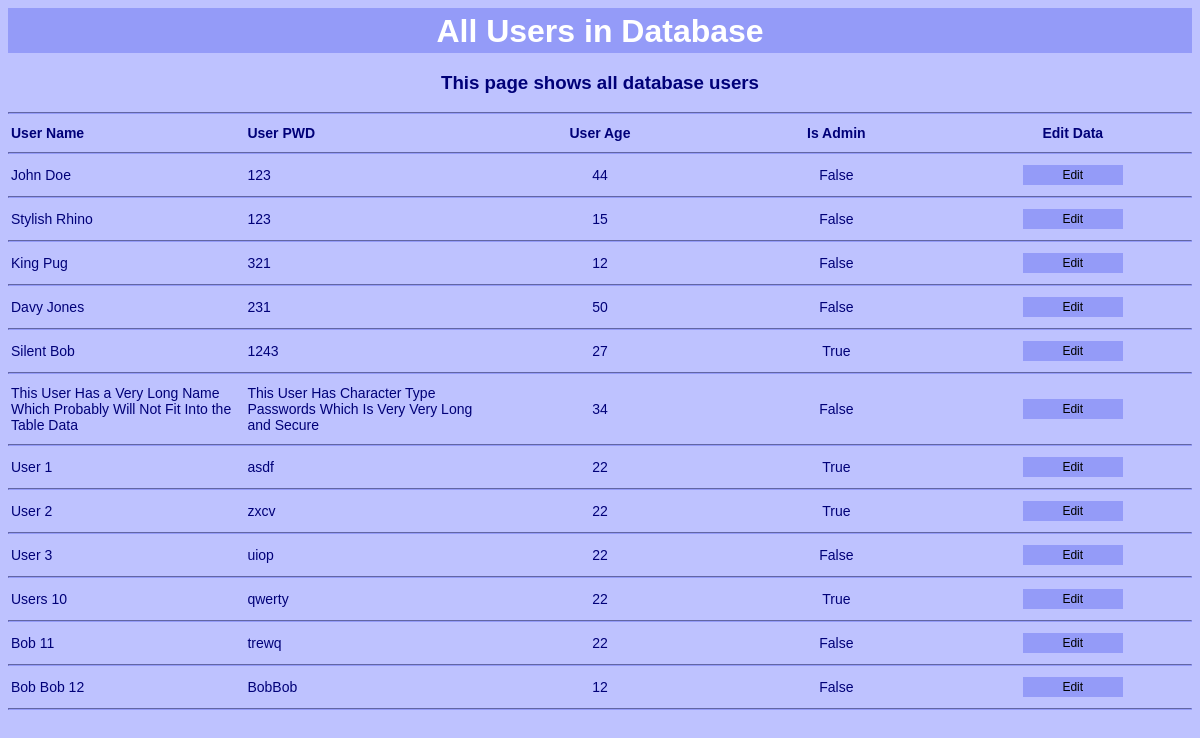
/user_all, run on an earlier commit of the app's database.
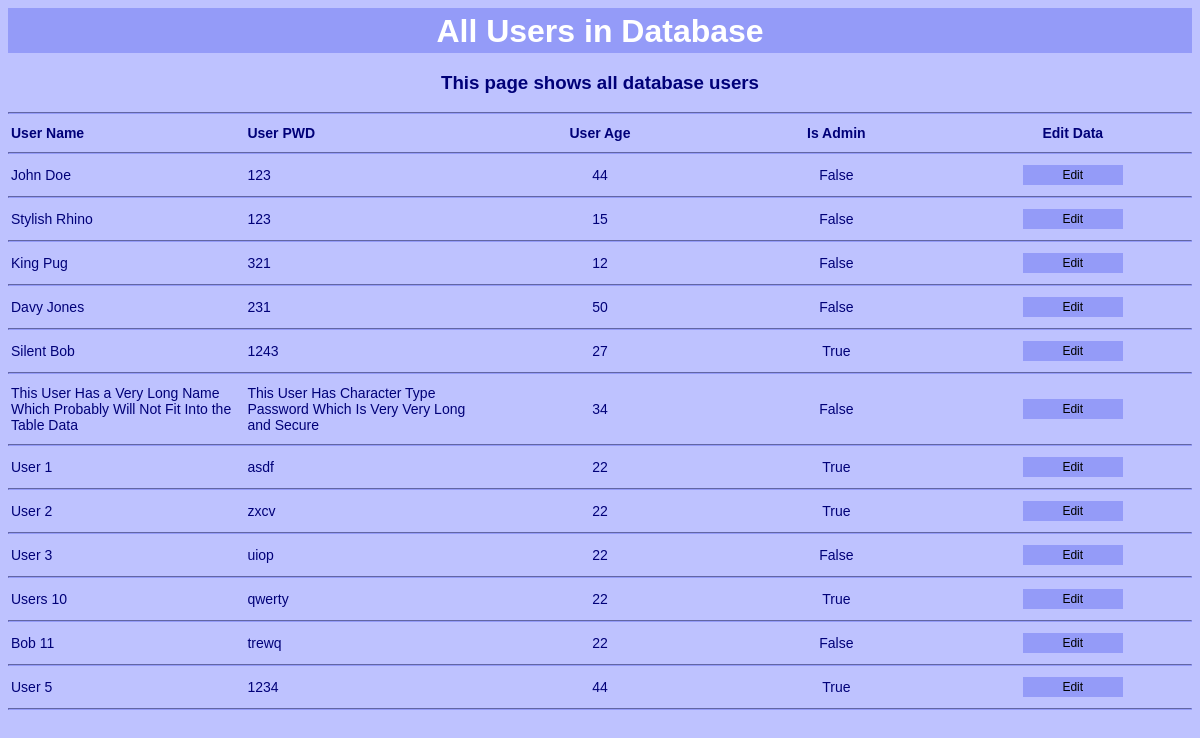
And on a later commit of the database.
### Database.py (models this page shows)
class User(db.Model):  # Define a class 'User' that inherits the SQLAlchemy Model class
    id = db.Column(db.Integer, primary_key=True)  # Primary key column for unique identification
    name = db.Column(db.String(300), nullable=False)  # Column for the user's name
    password = db.Column(db.String(300), nullable=False)  # Column for user's password
    age = db.Column(db.Integer, nullable=False)  # Column for the person's age
    isAdmin = db.Column(db.Boolean, nullable=False)  # Is user admin

### app.py (the view)
@app.route("/user_all", methods=['POST', 'GET'])
def user_all():
    from Database import User
    fn = "/user_all:"
    n = 1
    print(n, fn, "Started /user_all")
    users = User.query.all()
    n += 1
    print(n, fn, "Variable users:")
    for i in users:
        print(i, end=" ")
    print()
    if request.method == 'POST':
        user_id_to_edit = request.form.get('edit_current_user')  # Get the ID of the user to
        n += 1
        print(n, fn, "user_id_to_edit =", user_id_to_edit)
        if user_id_to_edit:
            n += 1
            print(n, fn, "Triggered EDIT_USER command")
            user = User.query.get(user_id_to_edit)
            n += 1
            print(n, fn, "User variable:", user)
            if user:
                return render_template("user_edit.html", user=user)
            else:
                return "User not found"
        else:
            return "No user_id_to_edit"
    else:
        return render_template("user_all.html", allUsers=users)

### templates/user_all.html (shortened to what this page needs)
{% extends 'base.html' %}
{% block body %}
<h1>All Users in Database</h1>
<center>
    <h3>This page shows all database users</h3>
    <hr>
    <table>
        <tr>
            <th>User Name</th>
            <th>User PWD</th>
            <th style="text-align:center;">User Age</th>
            <th style="text-align:center;">Is Admin</th>
            <th style="text-align:center;">Edit Data</th>
        </tr>
    </table>
    <hr>
    {% for user in allUsers %}
    <table>
        <tr>
            <td>{{user.name}}</td>
            <td>{{user.password}}</td>
            <td style="text-align:center;">{{user.age}}</td>
            <td style="text-align:center;">{{user.isAdmin}}</td>
            <td style="text-align: center;">
                <form method="post">
                    <button class="editUser" type="submit">Edit</button>
                </form>
            </td>
        </tr>
    </table>
    <hr>
    {% endfor %}
</center>
{% endblock %}

### templates/base.html (shortened to what this page needs)
<!DOCTYPE html>
<html lang="en">
<head>
    <link rel="stylesheet" href="{{url_for('static', filename='css/db_style.css')}}">
</head>
<body>
    {% block body %}{% endblock %}
</body>
</html>

### static/css/db_style.css (style rules this page uses)
body { background-color: #bec2ff; font-family: helvetica; color: #000078; }
hr { border-color: #949bf8; }
h1 { padding-top: 5px; height: 40px; background-color: #949bf8; text-align: center; color: white; margin: auto; border-radius: 0px; font-family: helvetica; }
table { width: 100%; font-size: 14px; text-align: left; }
th, td { width: 10%; }
button { width: 250px; height: 40px; font-size: 20px; background-color: #949bf8; color: white; border: transparent; border-radius: 30px; }
.delUser, .editUser { width: 100px; height: 20px; font-size: 12px; background-color: #949bf8; color: black; border: transparent; border-radius: 0px; }

What changed in the data, as far as the page shows it:
removed User: name "Bob Bob 12", password "BobBob", age "12", isAdmin "False"
changed User "This User Has a Very Long Name Which Probably Will Not Fit Into the Table Data": password "This User Has Character Type Passwords Which Is Very Very Long and Secure" → "This User Has Character Type Password Which Is Very Very Long and Secure"
added User: name "User 5", password "1234", age "44", isAdmin "True"
